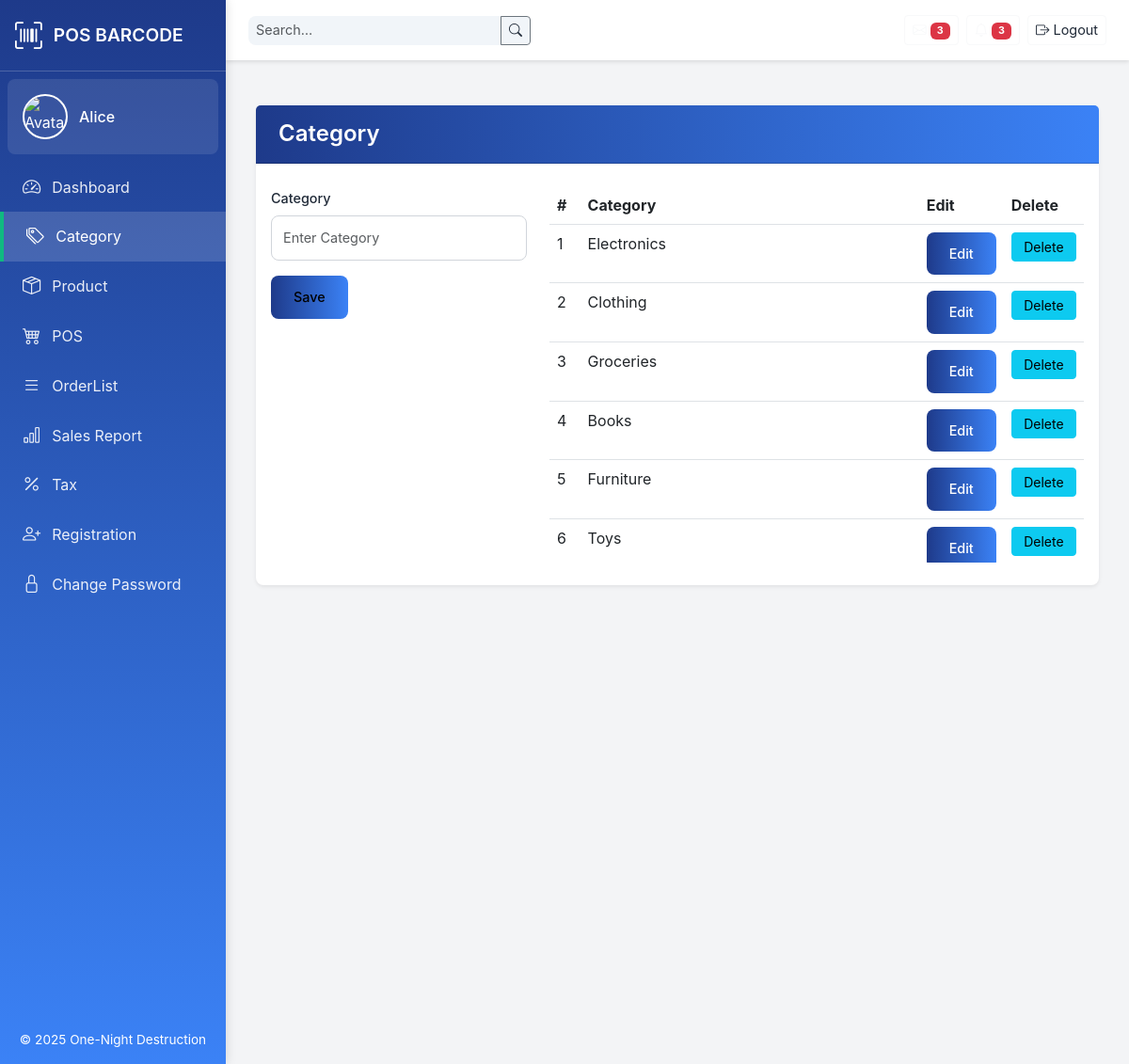
The page /views/category.php (signed in) on the database its author committed.
### tables this page shows
CREATE TABLE Tbl_Category (
  Category_id   INT          NOT NULL AUTO_INCREMENT,
  Category_name VARCHAR(200) NOT NULL,
  PRIMARY KEY (Category_id)
);

### views/category.php (the view, shortened to what this page needs)
<?php
include_once __DIR__ . '/../config/db.php';
$editing  = false;
$category_name = '';
$catsRes   = $conn->query("SELECT * FROM Tbl_Category ORDER BY Category_id ASC");
$categories = $catsRes->fetch_all(MYSQLI_ASSOC);
$pageTitle = 'Category';
include __DIR__ . '/templates/header.php';
?>
<div class="card mt-3 shadow-sm">
    <div class="card-header bg-white">
        <h1 class="h5 mb-0"><?= htmlentities($pageTitle) ?></h1>
    </div>
    <div class="card-body px-3 py-4">
        <div class="row">
            <div class="col-12 col-md-4">
                <form method="post" action="category.php">
                    <div class="mb-3">
                        <label for="category_name" class="form-label">Category</label>
                        <input
                            type="text"
                            id="category_name"
                            name="category_name"
                            class="form-control"
                            placeholder="Enter Category"
                            required
                            value="<?= htmlspecialchars($category_name) ?>">
                    </div>
                    <?php if ($editing): ?>
                        <input type="hidden" name="id" value="<?= $edit_id ?>">
                        <button type="submit" name="update" class="btn btn-primary">Update</button>
                        <a href="category.php" class="btn btn-secondary">Cancel</a>
                    <?php else: ?>
                        <button type="submit" name="save" class="btn btn-warning">Save</button>
                    <?php endif; ?>
                </form>
            </div>
            <div class="col-12 col-md-8">
                <div class="table-responsive overflow-auto" style="max-height:400px;">
                    <table class="table table-hover mb-0">
                        <thead>
                            <tr>
                                <th style="width:5%">#</th>
                                <th>Category</th>
                                <th style="width:15%">Edit</th>
                                <th style="width:15%">Delete</th>
                            </tr>
                        </thead>
                        <tbody>
                            <?php foreach ($categories as $i => $cat): ?>
                                <tr>
                                    <td><?= $i + 1 ?></td>
                                    <td><?= htmlspecialchars($cat['Category_name']) ?></td>
                                    <td>
                                        <a href="category.php?edit=<?= $cat['Category_id'] ?>"
                                           class="btn btn-primary btn-sm w-100">Edit</a>
                                    </td>
                                    <td>
                                        <a href="category.php?delete=<?= $cat['Category_id'] ?>"
                                           onclick="return confirm('Delete this category?')"
                                           class="btn btn-info btn-sm w-100">Delete</a>
                                    </td>
                                </tr>
                            <?php endforeach; ?>
                        </tbody>
                    </table>
                </div>
            </div>
        </div>
    </div>
</div>
<?php include __DIR__ . '/templates/footer.php'; ?>

### views/templates/header.php (style rules this page uses)
:root { --primary-color: #1e3a8a; --secondary-color: #3b82f6; --accent-color: #10b981; --background-color: #f3f4f6; --card-bg: #ffffff; --text-color: #1f2937; --border-radius: 8px; }
html, body { height: 100%; margin: 0; background: var(--background-color); font-family: 'Inter', -apple-system, BlinkMacSystemFont, 'Segoe UI', Roboto, sans-serif; color: var(--text-color); }
.card { border: none; border-radius: var(--border-radius); box-shadow: 0 4px 12px rgba(0, 0, 0, 0.1); background: var(--card-bg); transition: transform 0.2s ease; }
.card-header { background: linear-gradient(90deg, var(--primary-color), var(--secondary-color)); color: #ffffff; border-radius: var(--border-radius) var(--border-radius) 0 0; padding: 1rem 1.5rem; }
.card-header h1 { font-size: 1.5rem; font-weight: 600; margin: 0; }
.card-body { padding: 2rem; }
.form-label { font-size: 0.9rem; font-weight: 500; color: var(--text-color); margin-bottom: 0.5rem; }
.form-control, .form-select { border: 1px solid #d1d5db; border-radius: var(--border-radius); padding: 0.75rem; font-size: 0.9rem; transition: border-color 0.2s ease, box-shadow 0.2s ease; }
.btn-primary, .btn-warning { background: linear-gradient(90deg, var(--primary-color), var(--secondary-color)); border: none; padding: 0.75rem 1.5rem; font-size: 0.9rem; font-weight: 500; border-radius: var(--border-radius); transition: transform 0.2s ease, box-shadow 0.2s ease; }

### rows shown on the page
tbl_category: Category_name "Electronics"
tbl_category: Category_name "Clothing"
tbl_category: Category_name "Groceries"
tbl_category: Category_name "Books"
tbl_category: Category_name "Furniture"
tbl_category: Category_name "Toys"

### other values the page prints
$username "Alice"
$label "Dashboard"
$label "Category"
$label "Product"
$label "POS"
$label "OrderList"
$label "Sales Report"
$label "Tax"
$label "Registration"
$label "Change Password"
$pageTitle "Category"
